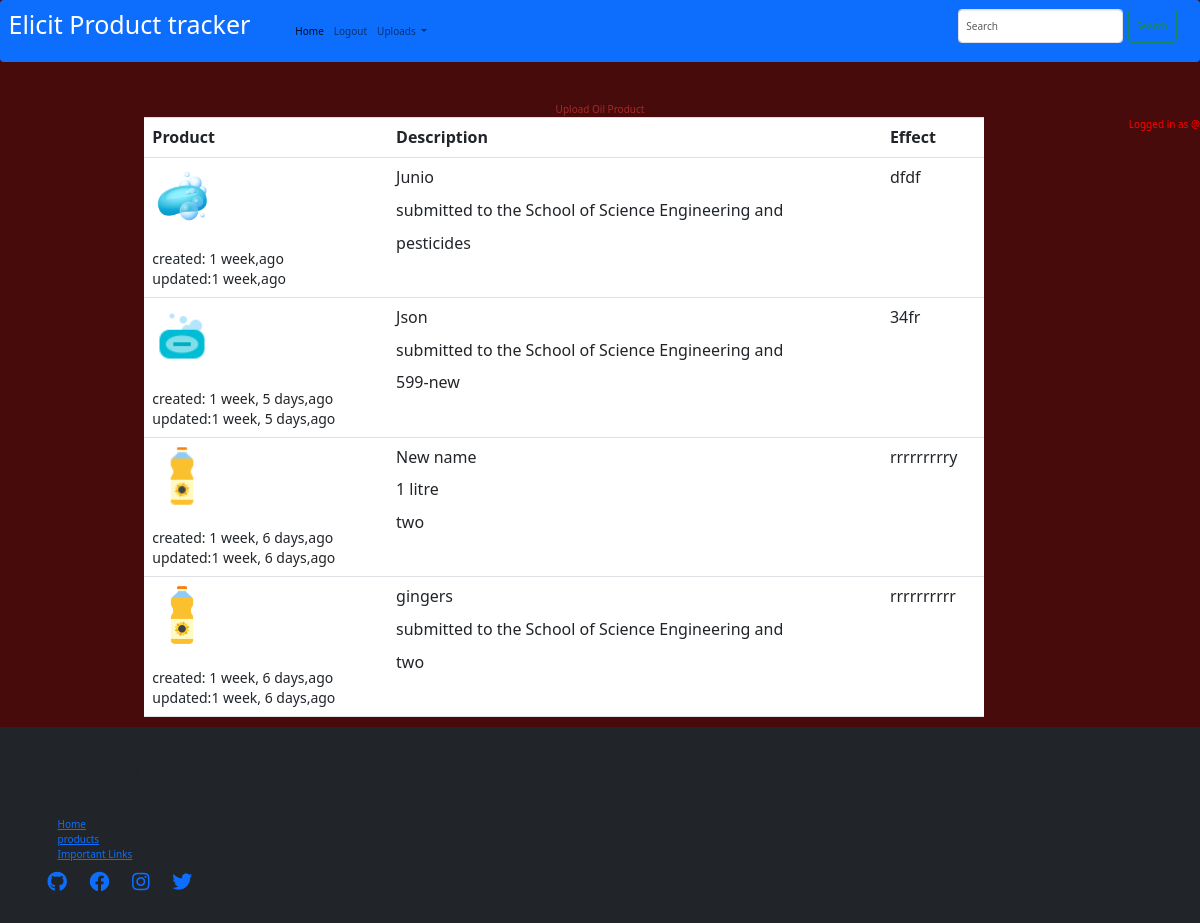
Screenshot of /oil/ with the database file from the repository.
### trackerApp/models.py (models this page shows, shortened)
class OilModel(models.Model):
    name=models.CharField(max_length=50)
    oilPhoto=models.ImageField(upload_to='image_uploaded',blank=False)
    updated=models.DateTimeField(auto_now=True)
    created=models.DateTimeField(auto_now_add=True)
    description1=models.CharField(max_length=150,blank=True)
    description2=models.CharField(max_length=100)
    description3=models.CharField(max_length=105)
    class Meta:
        ordering=['-updated','-created']

### trackerApp/views.py (the view)
# urls.py: path('oil/', views.oilProducts,name='oil-Products'),
def oilProducts(request):
    displayOil=OilModel.objects.all()
    return render(request,'trackerApp/oil.html',{'displayOil':displayOil})

### trackerApp/templates/trackerApp/oil.html (shortened to what this page needs)
{% extends 'trackerApp/base.html'%}
{% block content %}
  <div class="titlemessage">
    <a href="{% url 'oilUploading' %}">Upload Oil Product</a>
    </div>
    <p style="color:red;float:right;">Logged in as @{{user.username}}</p>
<link href="https://cdn.jsdelivr.net/npm/bootstrap@5.3.0-alpha1/dist/css/bootstrap.min.css" rel="stylesheet">
<table class="table"style="width:70%";>
  <tr>
    <th class="thead-dark">Product</th>
    <th class="thead-dark">Description</th>
    <th class="thead-dark"style="text-align:left ;">Effect</th>
  </tr>
  {% for oilCont in displayOil %}
  <tr>
    <td>
      <div class="imagecontainer">
        <img style="width:60px"src="{{ oilCont.oilPhoto.url }}">
      </div><br>
      <span><small>created: {{oilCont.created|timesince}},ago</small></span><br>
      <span ><small>updated:{{oilCont.updated|timesince}},ago</small></span>
    </td>
      <td>
          <p >{{ oilCont.name }}</p>
          <p >{{ oilCont.description1 }}</p>
          <p >{{ oilCont.description2 }}</p>
      </td>
      <td><p style="text-align:left;">{{ oilCont.description3 }}</p></td>
    </tr>
  {% endfor %}
</table>
{% endblock %}

### trackerApp/templates/trackerApp/oil.html (style rules this page uses)
body { background-color: rgb(71, 11, 11); }
table { padding-bottom: 50px; }
table { align-items: center; width: 200px; margin:auto; background-color:rgb(175, 95, 95); padding-top:200px; }
.titlemessage { text-align: center; padding-top: 20px; }
.titlemessage a { text-decoration: none; color: brown; text-align: center; margin:0px; }

### rows the page displays
OilModel: oilPhoto (picture), created "1 week", updated "1 week", name "Junio", description1 "submitted to the School of Science Engineering and", description2 "pesticides", description3 "dfdf"
OilModel: oilPhoto (picture), created "1 week, 5 days", updated "1 week, 5 days", name "Json", description1 "submitted to the School of Science Engineering and", description2 "599-new", description3 "34fr"
OilModel: oilPhoto (picture), created "1 week, 6 days", updated "1 week, 6 days", name "New name", description1 "1 litre", description2 "two", description3 "rrrrrrrrry"
OilModel: oilPhoto (picture), created "1 week, 6 days", updated "1 week, 6 days", name "gingers", description1 "submitted to the School of Science Engineering and", description2 "two", description3 "rrrrrrrrrr"
